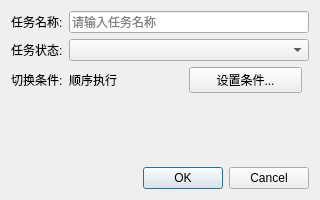
<?xml version="1.0" encoding="UTF-8"?>
<ui version="4.0">
 <class>AddTaskDialog</class>
 <widget class="QDialog" name="AddTaskDialog">
  <property name="geometry">
   <rect>
    <x>0</x>
    <y>0</y>
    <width>320</width>
    <height>200</height>
   </rect>
  </property>
  <property name="windowTitle">
   <string>添加任务</string>
  </property>
  <layout class="QVBoxLayout" name="verticalLayout">
   <item>
    <layout class="QFormLayout" name="formLayout">
     <item row="0" column="0">
      <widget class="QLabel" name="nameLabel">
       <property name="text">
        <string>任务名称:</string>
       </property>
      </widget>
     </item>
     <item row="0" column="1">
      <widget class="QLineEdit" name="nameEdit">
       <property name="placeholderText">
        <string>请输入任务名称</string>
       </property>
      </widget>
     </item>
     <item row="1" column="0">
      <widget class="QLabel" name="statusLabel">
       <property name="text">
        <string>任务状态:</string>
       </property>
      </widget>
     </item>
     <item row="1" column="1">
      <widget class="QComboBox" name="statusCombo"/>
     </item>
     <item row="2" column="0">
      <widget class="QLabel" name="conditionLabelTitle">
       <property name="text">
        <string>切换条件:</string>
       </property>
      </widget>
     </item>
     <item row="2" column="1">
      <layout class="QHBoxLayout" name="conditionLayout">
       <item>
        <widget class="QLabel" name="conditionLabel">
         <property name="text">
          <string>顺序执行</string>
         </property>
        </widget>
       </item>
       <item>
        <widget class="QPushButton" name="conditionButton">
         <property name="text">
          <string>设置条件...</string>
         </property>
        </widget>
       </item>
       <item>
        <spacer name="conditionSpacer">
         <property name="orientation">
          <enum>Qt::Horizontal</enum>
         </property>
        </spacer>
       </item>
      </layout>
     </item>
    </layout>
   </item>
   <item>
    <spacer name="verticalSpacer">
     <property name="orientation">
      <enum>Qt::Vertical</enum>
     </property>
    </spacer>
   </item>
   <item>
    <widget class="QDialogButtonBox" name="buttonBox">
     <property name="standardButtons">
      <set>QDialogButtonBox::Ok|QDialogButtonBox::Cancel</set>
     </property>
    </widget>
   </item>
  </layout>
 </widget>
 <resources/>
 <connections>
  <connection>
   <sender>buttonBox</sender>
   <signal>accepted()</signal>
   <receiver>AddTaskDialog</receiver>
   <slot>accept()</slot>
  </connection>
  <connection>
   <sender>buttonBox</sender>
   <signal>rejected()</signal>
   <receiver>AddTaskDialog</receiver>
   <slot>reject()</slot>
  </connection>
 </connections>
</ui>
